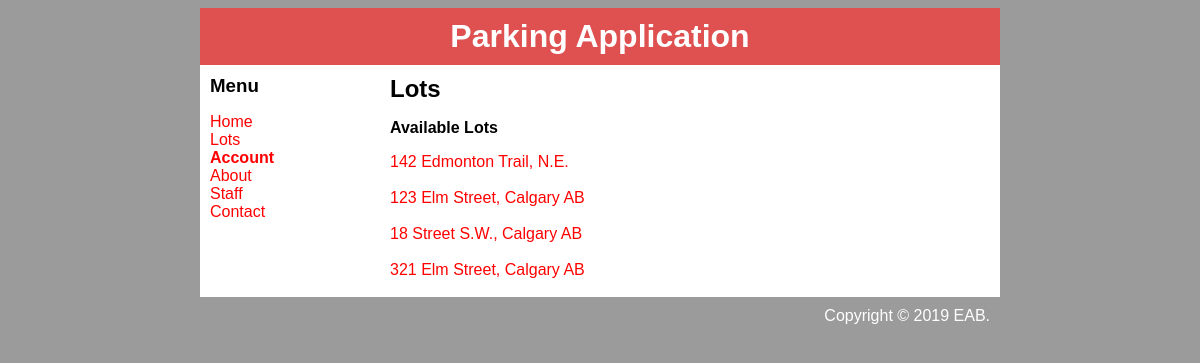
The app's page /lots.php with its own data.
### tables this page shows
CREATE TABLE `lot_location` (
  `lot_id` int(5) NOT NULL,
  `location` varchar(30) NOT NULL
);

### lots.php (the view, shortened to what this page needs)
<!DOCTYPE html>
<html>
  <head>
  </head>
  <body>
    <div id="container">
      <div id="header">
        <h1>Parking Application</h1>
        <link rel="stylesheet" type="text/css" href="design.css" />
      </div>
      <div id="content">
        <div id="nav">
          <h3>Menu</h3>
            <ul>
              <li><a href="index.html">Home</a></li>
              <li><a href="showlots.php">Lots</a></li>
              <li><a class="selected" href="">Account</a></li>
              <li><a href="about.html">About</a></li>
			  <li><a href="login_staff">Staff</a></li>
              <li><a href="contact.html">Contact</a></li>
            </ul>
        </div>
        <div id="main">
          <h2>Lots</h2>
          <p><b>Available Lots</b></p>
          <?php
            $sql = "SELECT * FROM  lot_location;";
            $result = mysqli_query($conn, $sql);
            $resultCheck = mysqli_num_rows($result);
            if ($resultCheck > 0){
                while($column = mysqli_fetch_assoc($result)){
                    echo "<a href = 'parkinglots.php?id={$column['lot_id']}'> {$column['location']} </a> <br> <br> \n";
                }
            }
          ?>
         </div>
      </div>
      <div id="footer">
        Copyright &copy; 2019 EAB.
      </div>
    </div>
  </body>
</html>

### design.css (style rules this page uses)
body { background-color: #9B9B9B; font-family: Helvetica, Arial, sans-sans-serif; }
a { text-decoration: none; color: red; }
h1, h2, h3 { margin: 0; }
#container { background-color: white; width: 800px; margin-left: auto; margin-right: auto; }
#header { background-color: #DF5151; color: white; text-align: center; padding: 10px; }
#content { padding: 10px; }
#nav { float: left; width: 180px; }
#nav ul { list-style-type: none; padding: 0; }
#nav .selected { font-weight: bold; }
#main { float: right; width: 600px; }
#footer { text-align: right; color: white; padding: 10px; clear: both; background-color: #9B9B9B; }

### records on screen
lot_location: location "142 Edmonton Trail, N.E."
lot_location: location "123 Elm Street, Calgary AB"
lot_location: location "18 Street S.W., Calgary AB"
lot_location: location "321 Elm Street, Calgary AB"
